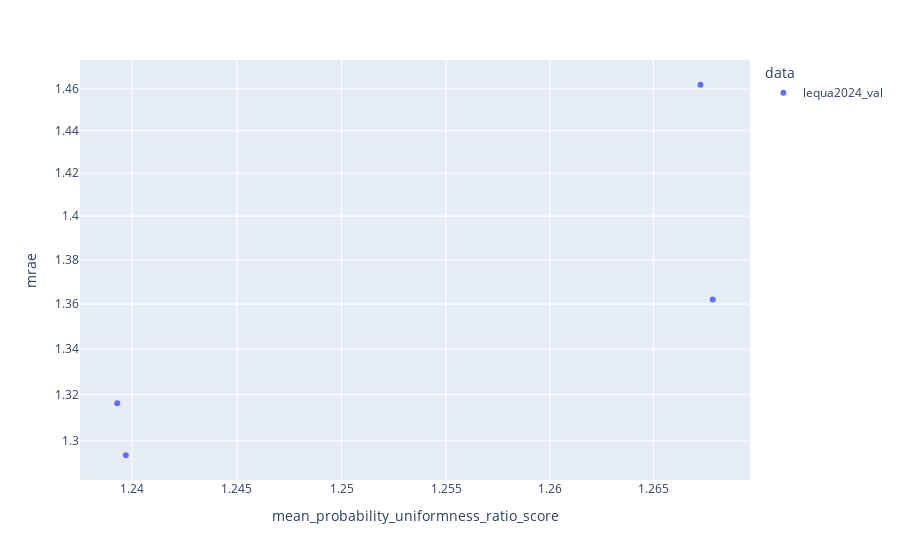

The notebook cell saved with this chart:
### Code cell
# a similar experiment for PACC instead of SLD
plot_neural("results/val_lequa2022_02.csv")

### Figure 1 — Plotly figure (JSON) as saved in the notebook; plotly's stock layout.template omitted (floating-point values rounded to 4 significant figures)
{"data": [{"customdata": [["PACC", "{'transformer__classifier__estimator__n_features': (256, 256), 'transformer__classifier__estimator__lr_init': 0.01, 'transformer__classifier__estimator__batch_size': 128, 'transformer__classifier__estimator__activation': 'tanh'}"], ["PACC", "{'transformer__classifier__estimator__n_features': (512,), 'transformer__classifier__estimator__lr_init': 0.01, 'transformer__classifier__estimator__batch_size': 128, 'transformer__classifier__estimator__activation': 'tanh'}"], ["PACC", "{'transformer__classifier__estimator__n_features': (256,), 'transformer__classifier__estimator__lr_init': 0.01, 'transformer__classifier__estimator__batch_size': 128, 'transformer__classifier__estimator__activation': 'tanh'}"], ["PACC", "{'transformer__classifier__estimator__n_features': (128,), 'transformer__classifier__estimator__lr_init': 0.01, 'transformer__classifier__estimator__batch_size': 128, 'transformer__classifier__estimator__activation': 'tanh'}"]], "hovertemplate": "data=lequa2024_val<br>mean_probability_uniformness_ratio_score=%{x}<br>mrae=%{y}<br>method=%{customdata[0]}<br>params=%{customdata[1]}<extra></extra>", "legendgroup": "lequa2024_val", "marker": {"color": "#636efa", "symbol": "circle"}, "mode": "markers", "name": "lequa2024_val", "orientation": "v", "showlegend": true, "type": "scatter", "x": [1.268, 1.24, 1.239, 1.267], "xaxis": "x", "y": [1.362, 1.294, 1.316, 1.462], "yaxis": "y"}], "layout": {"autosize": true, "legend": {"title": {"text": "data"}, "tracegroupgap": 0}, "margin": {"t": 60}, "xaxis": {"anchor": "y", "autorange": true, "domain": [0, 1], "range": [0.09258, 0.1037], "title": {"text": "mean_probability_uniformness_ratio_score"}, "type": "log"}, "yaxis": {"anchor": "x", "autorange": true, "domain": [0, 1], "range": [0.1078, 0.1691], "title": {"text": "mrae"}, "type": "log"}}}
